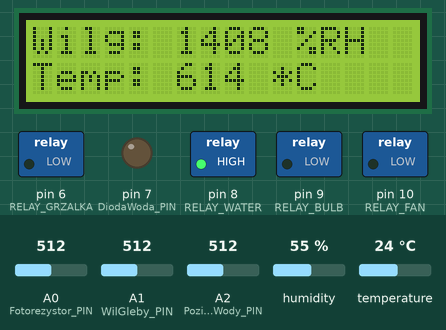
This sketch was run on a simulated Arduino Uno, built with avr-gcc and run on an emulated ATmega328P. On the bench: 16×2 character LCD, switched loads named in the sketch (green lamp = pin HIGH), output pins drawn as LEDs (lit = HIGH). Wiring (inferred from the names in the program): DHT11 sensor: data pin 13. The inputs (shaded band) are chosen by the test bench; at power-on: A1 (WilGleby_PIN) = 512, A2 (PoziomWody_PIN) = 512, A0 (Fotorezystor_PIN) = 512, humidity 55 %, temperature 24 °C. What the sketch prints to the serial monitor is not drawn.

Above: at 1.9 s.
2.0 s: A1 (WilGleby_PIN) set to 485
At 3.4 s:
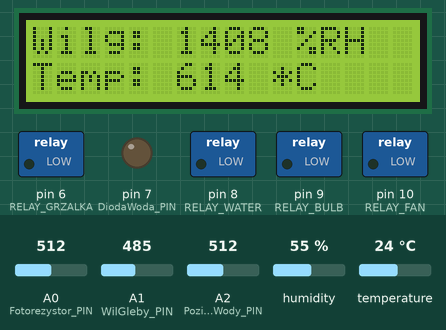
3.7 s: A2 (PoziomWody_PIN) set to 356
5.5 s: A2 (PoziomWody_PIN) set to 340
At 7.0 s:
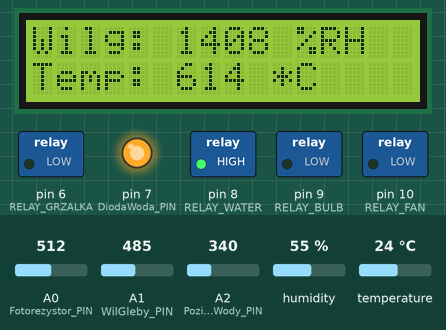
8.0 s: A0 (Fotorezystor_PIN) set to 991
9.8 s: A0 (Fotorezystor_PIN) set to 1012
At 11.6 s:
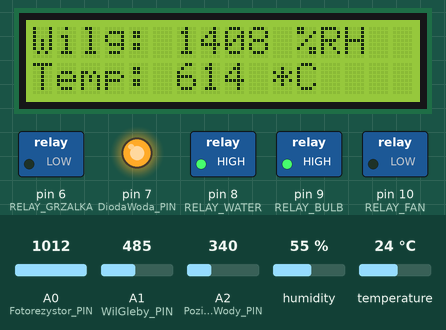
12.3 s: humidity set to 22 %
At 14.0 s:
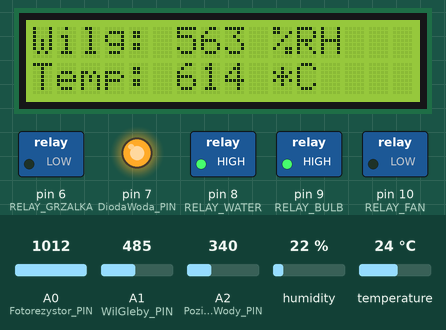
Timing chart, 0 to 15.4 s (numbered marks = the images above; inputs shaded):
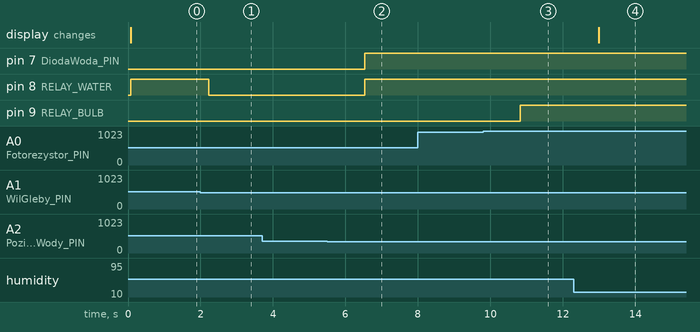

Measured:
- the behaviour switches between 500 and 499 on A1 (WilGleby_PIN) (found by bisection; images 0 and 1)
- the behaviour switches between 350 and 349 on A2 (PoziomWody_PIN) (found by bisection; images 1 and 2)
- the behaviour switches between 1003 and 1004 on A0 (Fotorezystor_PIN) (found by bisection; images 2 and 3)
- after the input at 2.0 s, pin 8 (RELAY_WATER): HIGH → LOW after 0.22 s
- after the input at 3.7 s, every drawn part: stays the same
- after the input at 5.5 s, pin 7 (DiodaWoda_PIN), pin 8 (RELAY_WATER): LOW → HIGH after 1.0 s
- after the input at 8.0 s, every drawn part: stays the same
- after the input at 9.8 s, pin 9 (RELAY_BULB): LOW → HIGH after 1.0 s
- after the input at 12.3 s, the display: changes after 0.69 s (image 4)

The sketch:

PROJEKT.ino
```cpp
#include "DHT.h"
#include <LiquidCrystal.h>

int DHT11_PIN = 13;
int DiodaWoda_PIN = 7;
int PoziomWody_PIN = A2;
int WilGleby_PIN = A1;
int Fotorezystor_PIN= A0;

int RELAY_FAN = 10;
int RELAY_WATER = 8;
int RELAY_BULB = 9;
int RELAY_GRZALKA = 6;

LiquidCrystal lcd(12,11,5,4,3,2);
DHT dht;

void setup()
{
  Serial.begin(9600);
  dht.setup(DHT11_PIN);
  pinMode(DiodaWoda_PIN, OUTPUT);
  pinMode(RELAY_FAN, OUTPUT);
  pinMode(RELAY_WATER, OUTPUT);
  pinMode(RELAY_BULB, OUTPUT);
  pinMode(RELAY_GRZALKA, OUTPUT);
}

void loop()
{
  int wilgotnosc = dht.getHumidity();
  int wilg;
  if(wilgotnosc>0)
  wilg = wilgotnosc;

  int temperatura = dht.getTemperature();
  int temp;
  if(temperatura>0)
  temp=temperatura;

  // temperatura i wilgotnosc
  if (dht.getStatusString() == "OK") {
    lcd.begin(16, 2);
    lcd.print("Wilg: ");
    lcd.print(wilgotnosc);
    lcd.print(" %RH");
    lcd.setCursor(0,1);
    lcd.print("Temp: ");
    lcd.print(temperatura);
    lcd.print(" *C");
    if(temp>25)
      digitalWrite(RELAY_FAN, LOW);
    else
      digitalWrite(RELAY_FAN, HIGH);
   if(temp<20)
      digitalWrite(RELAY_GRZALKA, HIGH);
   else
      digitalWrite(RELAY_GRZALKA, LOW);
  }

// poziom wody, wilgotnosc i podlewanie gleby
  int  WilGleby = analogRead(WilGleby_PIN)/10;
  int  PoziomWody = analogRead(PoziomWody_PIN);

  if(PoziomWody<350){
    digitalWrite(DiodaWoda_PIN, HIGH);
    digitalWrite(RELAY_WATER, HIGH);
  }
  else{
    digitalWrite(DiodaWoda_PIN, LOW);
    if(WilGleby<50)
    digitalWrite(RELAY_WATER, LOW);
    else
    digitalWrite(RELAY_WATER, HIGH);
  }

   float swiatlo = analogRead(Fotorezystor_PIN);      //odczytanie wartości z A1
    if(swiatlo<1004)
      digitalWrite(RELAY_BULB, LOW);
    else
      digitalWrite(RELAY_BULB, HIGH);


    Serial.print("Temp: ");
    Serial.print(temp);
    Serial.print(" Wilg: ");
    Serial.print(wilg);
    Serial.print(" Poziom cieczy: ");
    Serial.print(PoziomWody);
    Serial.print(" Wilg gleby: ");
    Serial.print(WilGleby);
    Serial.print(" Swiatlo: ");
    Serial.println(swiatlo);
  delay(1000);
}
```
